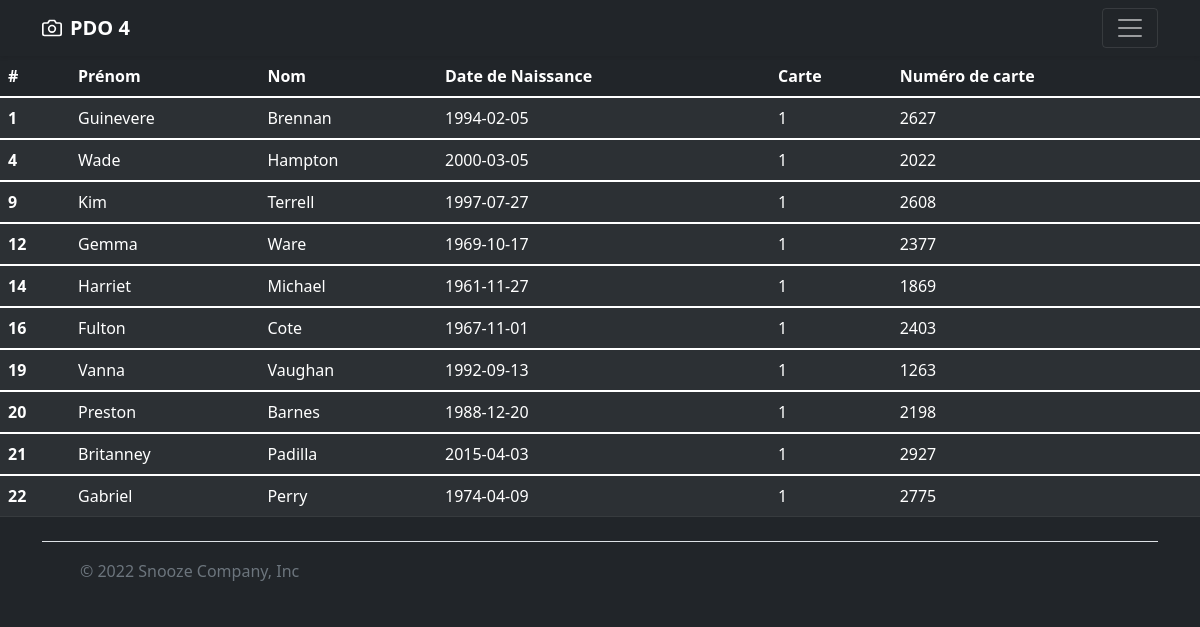
Screenshot of /Partie3/pdo4/pdo4.php with the database file from the repository.
### tables this page shows
CREATE TABLE `clients` (
  `id` smallint(5) UNSIGNED NOT NULL,
  `lastName` varchar(45) NOT NULL,
  `firstName` varchar(45) NOT NULL,
  `birthDate` date NOT NULL,
  `card` tinyint(1) NOT NULL,
  `cardNumber` int(10) UNSIGNED DEFAULT NULL
);

### Partie3/pdo4/pdo4.php (the view, shortened to what this page needs)
<?php
$mysqlConnection = new PDO(
    'mysql:host=localhost;dbname=exoPDO;charset=utf8',
    'root',
    ''
);
$mysqlConnection->setAttribute(PDO::ATTR_ERRMODE, PDO::ERRMODE_EXCEPTION);
$pdoStmnt = $mysqlConnection->prepare("SELECT * FROM clients WHERE card = 1  ");
$pdoStmnt->execute();
$clients = $pdoStmnt->fetchAll();
?>
<!DOCTYPE html>
<html lang="en">
<head>
    <link href="https://cdn.jsdelivr.net/npm/bootstrap@5.1.3/dist/css/bootstrap.min.css" rel="stylesheet">
</head>
<body class="bg-dark">
<div class="bd-example">
    <table class="table table-dark table-striped">
        <thead>
            <tr>
                <th scope="col">#</th>
                <th scope="col">Prénom</th>
                <th scope="col">Nom</th>
                <th scope="col">Date de Naissance</th>
                <th scope="col">Carte</th>
                <th scope="col">Numéro de carte</th>
            </tr>
        </thead>
            <?php
            foreach ($clients as $client) {
                ?>
                    <tbody>
                        <tr>
                            <th scope="row"><?php echo $client["id"] ?></th>
                                <td><?php echo $client["firstName"] ?></td>
                                <td><?php echo $client["lastName"] ?></td>
                                <td><?php echo $client["birthDate"] ?></td>
                                <td><?php echo $client["card"] ?></td>
                                <td><?php echo $client["cardNumber"] ?></td>
                        </tr>
                    </tbody>
                <?php
            }
            ?>
    </table>
</div>
</body>
</html>

### rows the page displays
clients: id "1", firstName "Guinevere", lastName "Brennan", birthDate "1994-02-05", card "1", cardNumber "2627"
clients: id "4", firstName "Wade", lastName "Hampton", birthDate "2000-03-05", card "1", cardNumber "2022"
clients: id "9", firstName "Kim", lastName "Terrell", birthDate "1997-07-27", card "1", cardNumber "2608"
clients: id "12", firstName "Gemma", lastName "Ware", birthDate "1969-10-17", card "1", cardNumber "2377"
clients: id "14", firstName "Harriet", lastName "Michael", birthDate "1961-11-27", card "1", cardNumber "1869"
clients: id "16", firstName "Fulton", lastName "Cote", birthDate "1967-11-01", card "1", cardNumber "2403"
clients: id "19", firstName "Vanna", lastName "Vaughan", birthDate "1992-09-13", card "1", cardNumber "1263"
clients: id "20", firstName "Preston", lastName "Barnes", birthDate "1988-12-20", card "1", cardNumber "2198"
clients: id "21", firstName "Britanney", lastName "Padilla", birthDate "2015-04-03", card "1", cardNumber "2927"
clients: id "22", firstName "Gabriel", lastName "Perry", birthDate "1974-04-09", card "1", cardNumber "2775"
